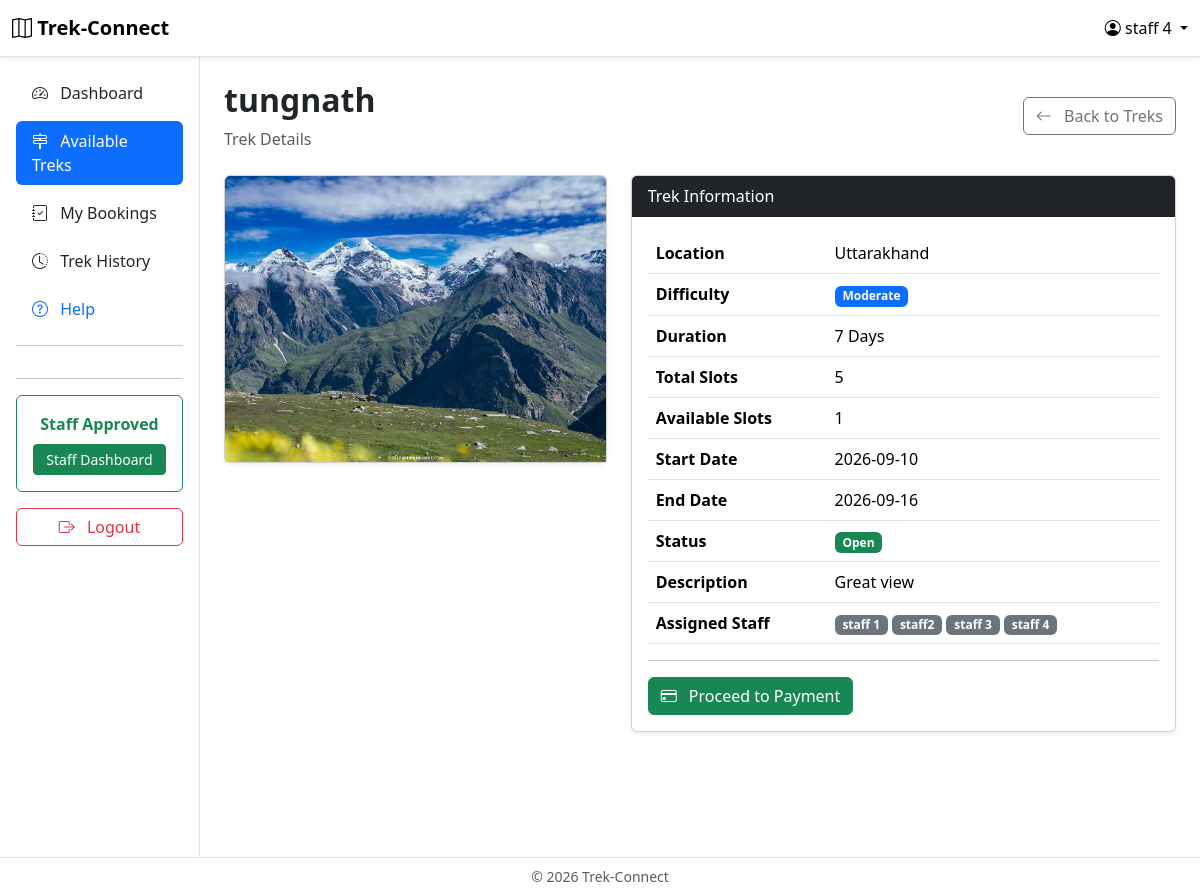
/user/trek/2/details (signed in), run on the app's committed database.
### app/models.py (models this page shows)
class User(UserMixin, db.Model):
    __tablename__ = "users"
    id = db.Column(db.Integer, primary_key=True)
    name = db.Column(db.String(100), nullable=False)
    email = db.Column(db.String(100), unique=True, nullable=False)
    mobile_number = db.Column(db.String(15), unique=True, nullable=False)
    password_hash = db.Column(db.String(255), nullable=False)
    role = db.Column(db.String(20), nullable=False)
    is_blacklisted = db.Column(db.Boolean, default=False)
    created_at = db.Column(db.DateTime, default=datetime.now)
    bookings = db.relationship("Booking", backref="user", lazy=True)
    staff_profile = db.relationship("StaffProfile", backref="user", uselist=False)
    assigned_treks = db.relationship("Trek", secondary=trek_staff, back_populates="assigned_staff")

class Trek(db.Model):
    __tablename__ = "treks"
    id = db.Column(db.Integer, primary_key=True)
    name = db.Column(db.String(100), nullable=False, unique=True)
    location = db.Column(db.String(100), nullable=False)
    difficulty = db.Column(db.String(20), nullable=False)
    duration_days = db.Column(db.Integer, nullable=False)
    description = db.Column(db.Text)
    total_slots = db.Column(db.Integer, nullable=False)
    available_slots = db.Column(db.Integer, nullable=False)
    start_date = db.Column(db.Date, nullable=False)
    end_date = db.Column(db.Date, nullable=False)
    status = db.Column(db.String(20), nullable=False, default="Pending")
    assigned_staff = db.relationship("User", secondary=trek_staff, back_populates="assigned_treks")
    time_added = db.Column(db.DateTime, default=datetime.now)
    image_filename = db.Column(db.String(255), nullable=True)
    price = db.Column(db.Float, nullable=False)
    bookings = db.relationship("Booking", backref="trek", lazy=True)

### app/routes/user.py (the view)
@user.route("/trek/<int:trek_id>/details")
@login_required
@allowed_roles("TREKKER", "STAFF")
def trek_details(trek_id):
    trek = Trek.query.get_or_404(trek_id)
    has_booking = Booking.query.filter(Booking.user_id == current_user.id, Booking.trek_id == trek.id).first()
    if trek.status not in ("Open", "Closed", "Ongoing") and not has_booking:
        abort(404)
    return render_template("user/trek_details.html", trek=trek)

### app/__init__.py (called while the page is built)
@login_manager.user_loader
def load_user(user_id):
    user = User.query.get(int(user_id))
    if user and user.is_blacklisted == True:
        return None
    return user

### app/templates/user/trek_details.html (shortened to what this page needs)
{% extends "base_dashboard.html" %}
{% block sidebar %}
    {% include "components/user_sidebar.html" %}
{% endblock %}
{% block dashboard_content %}
<div class="d-flex justify-content-between align-items-center mb-4">
    <div>
        <h2 class="fw-bold">{{ trek.name }}</h2>
        <p class="text-muted mb-0">Trek Details</p>
    </div>
    <a href="{{ url_for('user.treks') }}" class="btn btn-outline-secondary">
        <i class="bi bi-arrow-left me-2"></i>
        Back to Treks
    </a>
</div>
<div class="row">
    <div class="col-lg-5 mb-4">
        <div class="card shadow-sm">
            <div class="ratio ratio-4x3">
                {% if trek.image_filename %}
                <img
                    src="{{ url_for('static', filename='uploads/trek_images/' ~ trek.image_filename) }}"
                    class="card-img-top w-100 h-100 object-fit-cover"
                    alt="{{ trek.name }}">
                {% else %}
                <img
                    src="{{ url_for('static', filename='images/trek-placeholder.jpg') }}"
                    class="card-img-top w-100 h-100 object-fit-cover"
                    alt="Trek Placeholder">
                {% endif %}
            </div>
        </div>
    </div>
    <div class="col-lg-7">
        <div class="card shadow-sm">
            <div class="card-header bg-dark text-white">
                Trek Information
            </div>
            <div class="card-body">
                <table class="table">
                    <tr>
                        <th width="35%">Location</th>
                        <td>{{ trek.location }}</td>
                    </tr>
                    <tr>
                        <th>Difficulty</th>
                        <td>
                            <span class="badge bg-primary">
                                {{ trek.difficulty }}
                            </span>
                        </td>
                    </tr>
                    <tr>
                        <th>Duration</th>
                        <td>{{ trek.duration_days }} Days</td>
                    </tr>
                    <tr>
                        <th>Total Slots</th>
                        <td>{{ trek.total_slots }}</td>
                    </tr>
                    <tr>
                        <th>Available Slots</th>
                        <td>{{ trek.available_slots }}</td>
                    </tr>
                    <tr>
                        <th>Start Date</th>
                        <td>{{ trek.start_date }}</td>
                    </tr>
                    <tr>
                        <th>End Date</th>
                        <td>{{ trek.end_date }}</td>
                    </tr>
                    <tr>
                        <th>Status</th>
                        <td>
                            {% if trek.status == "Open" %}
                                <span class="badge bg-success">{{ trek.status }}</span>
                            {% elif trek.status == "Closed" %}
                                <span class="badge bg-danger">{{ trek.status }}</span>
                            {% elif trek.status == "Ongoing" %}
                                <span class="badge bg-warning text-dark">{{ trek.status }}</span>
                            {% elif trek.status == "Completed" %}
                                <span class="badge bg-secondary">{{ trek.status }}</span>
                            {% else %}
                                <span class="badge bg-info">{{ trek.status }}</span>
                            {% endif %}
                        </td>
                    </tr>
                    <tr>
                        <th>Description</th>
                        <td>{{ trek.description or "No description available." }}</td>
                    </tr>
                    <tr>
                        <th>Assigned Staff</th>
                        <td>
                            {% for staff in trek.assigned_staff %}
                                <a href="{{ url_for('user.staff_details', staff_id=staff.id) }}" class="badge bg-secondary text-decoration-none">
                                    {{ staff.name }}
                                </a>
                            {% else %}
                                <span class="text-muted">
                                    No staff assigned.
                                </span>
                            {% endfor %}
                        </td>
                    </tr>
                </table>
                <hr>
                {% if trek.status == "Open" and trek.available_slots > 0 %}
                    <a href="{{ url_for('user.book_trek', trek_id=trek.id) }}" class="btn btn-success">
                        <i class="bi bi-credit-card me-2"></i>
                        Proceed to Payment
                    </a>
                {% elif trek.available_slots <= 0 %}
                    <button class="btn btn-secondary" disabled>
                        No Slots Available
                    </button>
                {% else %}
                    <button class="btn btn-secondary" disabled>
                        Booking Closed
                    </button>
                {% endif %}
            </div>
        </div>
    </div>
</div>
{% endblock %}

### app/templates/base_dashboard.html (shortened to what this page needs)
{% extends "base.html" %}
{% block navbar %}
<nav class="navbar navbar-expand-lg bg-white border-bottom shadow-sm">
    <div class="container-fluid">
        <a class="navbar-brand fw-bold" href="{{ url_for('main.home') }}">
            <i class="bi bi-map"></i> Trek-Connect
        </a>
        <div class="dropdown">
            <a href="#" class="text-black text-decoration-none dropdown-toggle" role="button" data-bs-toggle="dropdown">
                <i class="bi bi-person-circle"></i>
                {{ current_user.name }}
            </a>
                    {% if current_user.role == "ADMIN" %}
                        {% set profile_url = url_for("admin.profile") %}
                    {% elif current_user.role == "STAFF" %}
                        {% set profile_url = url_for("staff.profile") %}
                    {% else %}
                        {% set profile_url = url_for("user.profile") %}
                    {% endif %}
        </div>
    </div>
</nav>
{% endblock %}
{% block content %}
<div class="container-fluid">
    <div class="row">
        <div class="col-md-2 col-lg-2 bg-white border-end min-vh-100 p-0">
            {% block sidebar %}
            {% endblock %}
        </div>
        <div class="col-md-10 col-lg-10 p-4">
            {% block dashboard_content %}
            {% endblock %}
        </div>
    </div>
</div>
{% endblock %}
{% block footer %}
<footer class="border-top bg-white py-2">
    <div class="container-fluid text-center text-muted small">
        &copy; 2026 Trek-Connect
    </div>
</footer>
{% endblock %}

### app/templates/base.html (shortened to what this page needs)
<!DOCTYPE html>
<html lang="en">
<head>
    <link href="https://cdn.jsdelivr.net/npm/bootstrap@5.3.8/dist/css/bootstrap.min.css" rel="stylesheet">
    <link rel="stylesheet" href="{{ url_for('static', filename='css/style.css') }}">
    <link rel="stylesheet" href="https://cdn.jsdelivr.net/npm/bootstrap-icons@1.11.3/font/bootstrap-icons.min.css">
</head>
<body class="d-flex flex-column min-vh-100">
    {% block navbar %}
    {% endblock %}
    {% block content %}
    {% endblock %}
    {% block footer %}
    {% endblock %}
</body>
</html>

### app/templates/components/user_sidebar.html (shortened to what this page needs)
<div class="d-flex flex-column p-3 bg-white vh-100">
    <ul class="nav nav-pills flex-column mb-auto">
        <li class="nav-item mb-2">
            <a href="{{ url_for('user.dashboard') }}" class="nav-link {% if request.endpoint == 'user.dashboard' %}active{% else %}link-dark{% endif %}">
                <i class="bi bi-speedometer2 me-2"></i>
                Dashboard
            </a>
        </li>
        <li class="nav-item mb-2">
            <a href="{{ url_for('user.treks') }}" class="nav-link {% if request.endpoint in ['user.treks', 'user.trek_details'] %}active{% else %}link-dark{% endif %}">
                <i class="bi bi-signpost-2 me-2"></i>
                Available Treks
            </a>
        </li>
        <li class="nav-item mb-2">
            <a href="{{ url_for('user.bookings') }}" class="nav-link {% if request.endpoint == 'user.bookings' %}active{% else %}link-dark{% endif %}">
                <i class="bi bi-journal-check me-2"></i>
                My Bookings
            </a>
        </li>
        <li class="nav-item mb-2">
            <a href="{{ url_for('user.history') }}" class="nav-link {% if request.endpoint == 'user.history' %}active{% else %}link-dark{% endif %}">
                <i class="bi bi-clock-history me-2"></i>
                Trek History
            </a>
        </li>
        <li class="nav-item">
            <a href="{{ url_for('main.contact') }}" class="nav-link" >
                <i class="bi bi-question-circle me-2"></i>
                Help
            </a>
        </li>
        <hr>
        <hr>
        {% if current_user.staff_profile is none %}
        <div class="card border-0 bg-light mb-3">
            <div class="card-body text-center">
                <h6 class="fw-bold"> Become Trek Staff</h6>
                <p class="small text-muted">
                    Apply to become a trek staff member.
                </p>
                <a href="{{ url_for('user.apply_staff') }}" class="btn btn-primary btn-sm w-100">
                    Apply Now
                </a>
            </div>
        </div>
        {% elif current_user.staff_profile.approval_status == "Pending" %}
        <div class="alert alert-warning text-center py-2">
            <strong>Application Pending</strong>
        </div>
        {% elif current_user.role == "STAFF" %}
        <div class="card border-success mb-3">
            <div class="card-body text-center">
                <div class="text-success fw-bold mb-2">
                    Staff Approved
                </div>
                <a href="{{ url_for('staff.dashboard') }}" class="btn btn-success btn-sm w-100">
                    Staff Dashboard
                </a>
            </div>
        </div>
        {% endif %}
        <a href="{{ url_for('auth.logout') }}" class="btn btn-outline-danger w-100">
            <i class="bi bi-box-arrow-right me-2"></i>
            Logout
        </a>
    </ul>
</div>

### app/static/css/style.css (style rules this page uses)
html { scroll-behavior: smooth; }

### data on the page
User: name "staff 4"
Trek: name "tungnath", image_filename (picture), location "Uttarakhand", difficulty "Moderate", duration_days "7", total_slots "5", available_slots "1", start_date "2026-09-10", end_date "2026-09-16", status "Open", description "Great view"
User: name "staff 1"
User: name "staff2"
User: name "staff 3"
